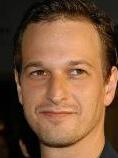
#> input picture project-3/dataset/CelebA_Train/000016.jpg, 118 x 158 px; its folder holds 4 pictures in this run
$ python task_one.py
#> lines starting #> are read from the running program, lines starting #| are printed output that depends on the picture
import os
import numpy as np
from sklearn.decomposition import PCA
import cv2
import matplotlib.pyplot as plt

# Function to load images from a folder
def load_images(folder_path):
#> called with folder_path = 'dataset/CelebA_Train'
    images = []
    for filename in os.listdir(folder_path):
        img_path = os.path.join(folder_path, filename)
        img = cv2.imread(img_path, cv2.IMREAD_GRAYSCALE)
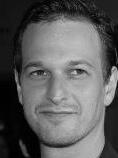
#> img: shape (158, 118); min 0, max 209, mean 92.7
        if img is not None:
            images.append(img)
#> pass 2 of the loop in load_images, `for filename in os.listdir(folder_path):`:
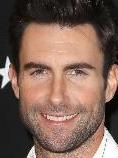
#> input picture project-3/dataset/CelebA_Train/000129.jpg, 118 x 158 px
#> in load_images, `img = cv2.imread(img_path, cv2.IMREAD_GRAYSCALE)`:
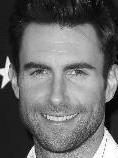
#> img: shape (158, 118); min 0, max 255, mean 105
#> pass 3 of the loop in load_images, `for filename in os.listdir(folder_path):`:
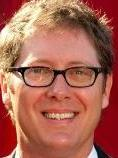
#> input picture project-3/dataset/CelebA_Train/000152.jpg, 118 x 158 px
#> in load_images, `img = cv2.imread(img_path, cv2.IMREAD_GRAYSCALE)`:
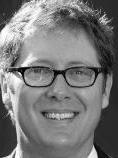
#> img: shape (158, 118); min 0, max 255, mean 120
#> the loop made 4 passes; the first 3 are shown
    return images

# Load images from CelebA_Train folder
folder_path = 'dataset/CelebA_Train'
images = load_images(folder_path)

# Convert images to NumPy array
data = np.array(images)

# Flatten the images
flattened_data = data.reshape(data.shape[0], -1)

# Number of eigenfaces to consider (adjust as needed)
num_eigenfaces = 20

# Perform PCA
pca = PCA(n_components=num_eigenfaces)
#> (the run stopped early here; a loop or call above may not have finished)
